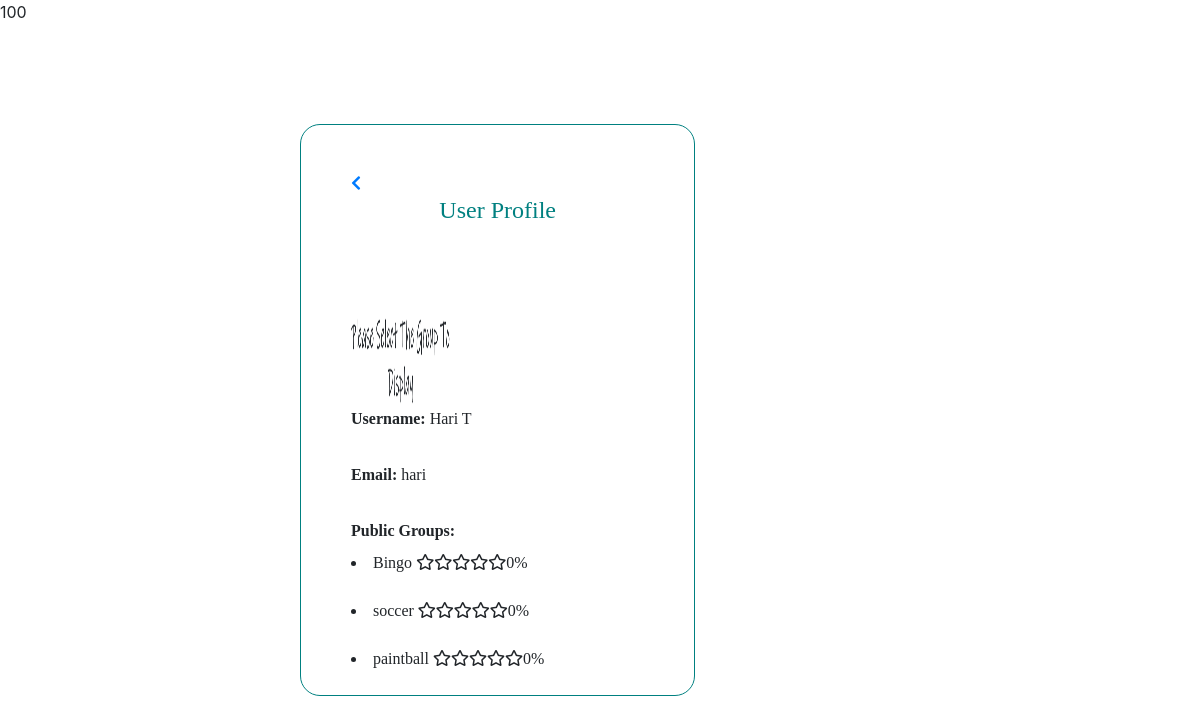
/allprofile.php?id=6 (signed in), run on an earlier commit of the app's database.
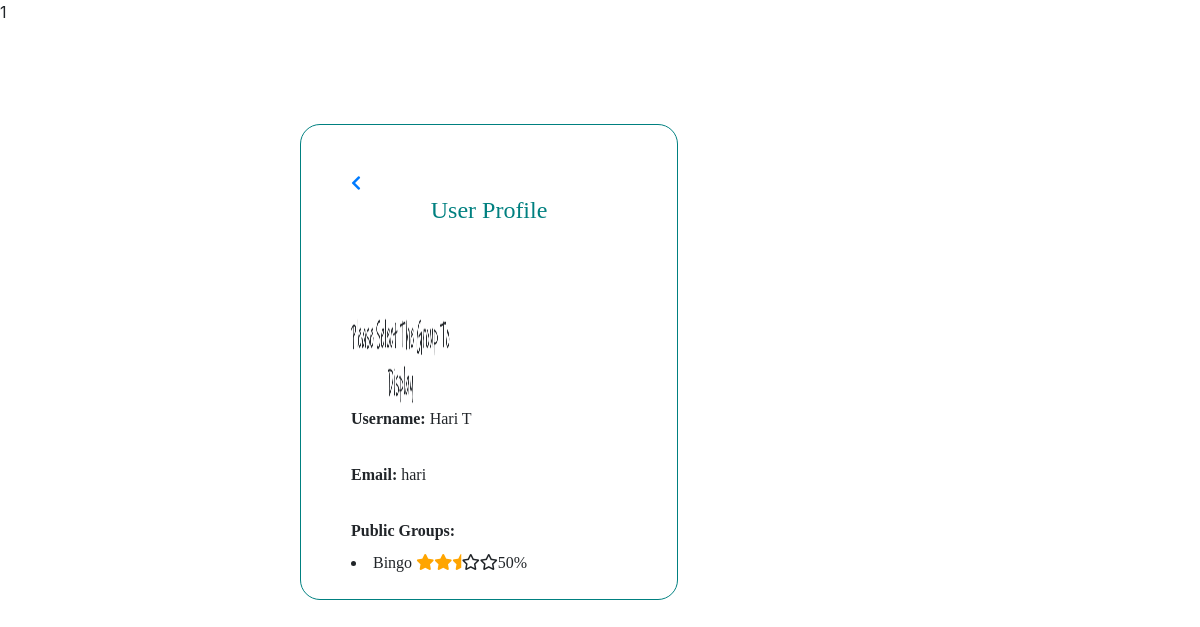
And on a later commit of the database.
### tables this page shows
CREATE TABLE `groups` (
  `group_id` int(11) NOT NULL,
  `group_name` text NOT NULL,
  `owner_id` int(11) NOT NULL,
  `privacy` text NOT NULL
);

CREATE TABLE `users` (
  `user_id` int(30) NOT NULL,
  `user_name` varchar(30) NOT NULL,
  `email_id` varchar(30) NOT NULL,
  `password` varchar(30) NOT NULL,
  `user_image` text NOT NULL,
  `posts` text,
  `comments` text NOT NULL
);

### allprofile.php (the view, shortened to what this page needs)
<!DOCTYPE html>
<html>
<head>
<link rel ="stylesheet" a href="css\uprofile.css">
<link rel="stylesheet" href="https://use.fontawesome.com/releases/v5.0.13/css/all.css"
>
<link rel="stylesheet" href="https://stackpath.bootstrapcdn.com/bootstrap/4.1.1/css/bootstrap.min.css"
>
</head>
<body>
<?php
    require_once('./mysqli_connect.php');
    if(isset($_GET['id'])){
         $user_id = $_GET['id'];
         $user="SELECT user_name,user_image,email_id FROM `users` WHERE user_id = '$user_id' ";
       	 $r_user= mysqli_query($dbc,$user);
       	 $row_user=mysqli_fetch_array($r_user);
       	 $user_name = $row_user['user_name'];
       	 $mail=$row_user['email_id'];
       	   if($row_user['user_image']==""){
                $dp="";
                $dp=$dp."default.jpg";
              }
              else{
              	$dp =$row_user['user_image'];
              }
        $g_name = "SELECT groups.group_name,groups.group_id FROM `groups` INNER JOIN `user_groups` where user_groups.user_id='$user_id' AND groups.group_id=user_groups.group_id AND groups.privacy='public' and groups.group_name!='Global'";
      	 $gn_result= mysqli_query($dbc,$g_name);
       $profile='';
       $profile=$profile."<div class='profilepage'>";
       $profile=$profile."<a style='margin-top:50px;margin-left:50px;' href=home.php <i class='fas fa-chevron-left' ></i></a>";
       $profile=$profile."<H4 style='text-align:center; color:teal; margin-top:0px;'>User Profile</H4><br>";
       $profile=$profile."<div id='aligns'>";
       $profile=$profile."<img width='100' height='100' src ='img/$dp'><br>";
       $profile=$profile."<label>Username:</label>";
       $profile=$profile." $user_name<br><br>";
       $profile=$profile."<label>Email:</label>";
       $profile=$profile." $mail<br><br>";
       $profile=$profile."<label>Public Groups:</label><br>";
       if($result = $gn_result->num_rows > 0)
       {
       while( $rowg= mysqli_fetch_array($gn_result)){
           $group_name=$rowg['group_name'];
           $group_id = $rowg['group_id'];
           	$profile=$profile."<li>$group_name  ";
          $countsql = "select count(*) from rating_info inner join posts where posts.group_id ='$group_id' and rating_info.user_id = '$user_id' and rating_info.post_id = posts.post_id";
            $cnt_result= mysqli_query($dbc,$countsql);
            $row_count= mysqli_fetch_array($cnt_result);
             $count = $row_count['count(*)'];
          $countsql1 = "select count(*) from posts where user_id='$user_id' and group_id='$group_id'";
          $cnt1_result=mysqli_query($dbc,$countsql1);
          $row_count1=mysqli_fetch_array($cnt1_result);
          $count1 = $row_count1['count(*)'];
          echo  $count1;
            if($count1 >=2 && $count >=2)
            {
                  for($i =1; $i<=5; $i++ )
                  {
                    $profile=$profile."<i class='fas fa-star' style='color:orange'></i>";
                  }
                    $profile=$profile."100%</li> <br>";
            }
            else if(($count1 >=1 && $count1<2) && ($count >=1)){
                 for($i =1; $i<=1; $i++ )
                  {
                     for($j =1; $j<=2; $j++ )
                     {
                       $profile=$profile."<i class='fas fa-star' style='color:orange'></i>";
                      }
                     $profile=$profile."<i class='fas fa-star-half' style='color:orange'></i>";
                     $profile=$profile."<i class='far fa-star'></i>";
                     $profile=$profile."<i class='far fa-star'></i>";
                  }
                  $profile=$profile."50%</li> <br>";
            }
            else{
                    for($i =1; $i<=5; $i++ )
                  {
                    $profile=$profile."<i class='far fa-star'></i>";
                  }
                  $profile=$profile."0%</li> <br>";
            }
       }
   }else{
   	$profile=$profile."No public groups";
   }
       $profile=$profile."</div>";
       $profile=$profile."<div id='imgg'style='float:right';>";
       $profile=$profile."</form>";
       $profile=$profile."</div>";
       $profile=$profile."</div>";
       echo $profile;
    }
    ?>
</body>
</html>

### css/uprofile.css (style rules this page uses)
.profilepage { border:1px solid teal; margin-left: 300px; margin-top: 100px; margin-right: 200px; margin-bottom: 300px; border-radius: 20px; position: fixed; font-family: Verdana; }
#aligns { margin-left: 50px; margin-top: 50px; float: left; }
label { font-weight: bold; }

What changed in the data, as far as the page shows it:
removed groups: count1 "0", group_name "soccer"
removed groups: count1 "0", group_name "paintball"
Also different on the page:
text no longer shown: "0% 0% 0%"
text now shown: "50%"
